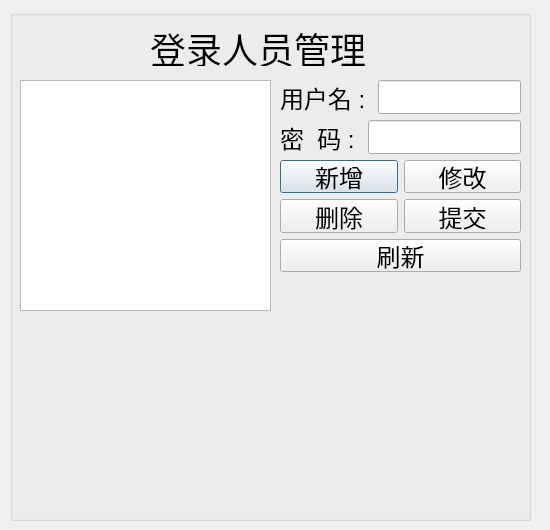
<?xml version="1.0" encoding="UTF-8"?>
<ui version="4.0">
 <class>userDialog</class>
 <widget class="QDialog" name="userDialog">
  <property name="geometry">
   <rect>
    <x>0</x>
    <y>0</y>
    <width>550</width>
    <height>530</height>
   </rect>
  </property>
  <property name="windowTitle">
   <string>Dialog</string>
  </property>
  <widget class="QGroupBox" name="groupBox">
   <property name="geometry">
    <rect>
     <x>10</x>
     <y>10</y>
     <width>521</width>
     <height>511</height>
    </rect>
   </property>
   <property name="title">
    <string/>
   </property>
   <widget class="QLabel" name="label_8">
    <property name="geometry">
     <rect>
      <x>140</x>
      <y>20</y>
      <width>216</width>
      <height>36</height>
     </rect>
    </property>
    <property name="font">
     <font>
      <pointsize>27</pointsize>
     </font>
    </property>
    <property name="text">
     <string>登录人员管理</string>
    </property>
   </widget>
   <widget class="QTableView" name="tableView">
    <property name="geometry">
     <rect>
      <x>10</x>
      <y>70</y>
      <width>251</width>
      <height>231</height>
     </rect>
    </property>
   </widget>
   <widget class="QWidget" name="layoutWidget">
    <property name="geometry">
     <rect>
      <x>270</x>
      <y>70</y>
      <width>241</width>
      <height>192</height>
     </rect>
    </property>
    <layout class="QVBoxLayout" name="verticalLayout">
     <item>
      <layout class="QHBoxLayout" name="horizontalLayout">
       <item>
        <widget class="QLabel" name="label">
         <property name="font">
          <font>
           <pointsize>18</pointsize>
          </font>
         </property>
         <property name="text">
          <string>用户名 : </string>
         </property>
        </widget>
       </item>
       <item>
        <widget class="QLineEdit" name="lineEdit">
         <property name="font">
          <font>
           <pointsize>18</pointsize>
          </font>
         </property>
        </widget>
       </item>
      </layout>
     </item>
     <item>
      <layout class="QHBoxLayout" name="horizontalLayout_2">
       <item>
        <widget class="QLabel" name="label_2">
         <property name="font">
          <font>
           <pointsize>18</pointsize>
          </font>
         </property>
         <property name="text">
          <string>密  码 : </string>
         </property>
        </widget>
       </item>
       <item>
        <widget class="QLineEdit" name="lineEdit_2">
         <property name="font">
          <font>
           <pointsize>18</pointsize>
          </font>
         </property>
        </widget>
       </item>
      </layout>
     </item>
     <item>
      <layout class="QHBoxLayout" name="horizontalLayout_3">
       <item>
        <widget class="QPushButton" name="pushButton">
         <property name="font">
          <font>
           <pointsize>18</pointsize>
          </font>
         </property>
         <property name="text">
          <string>新增</string>
         </property>
        </widget>
       </item>
       <item>
        <widget class="QPushButton" name="pushButton_2">
         <property name="font">
          <font>
           <pointsize>18</pointsize>
          </font>
         </property>
         <property name="text">
          <string>修改</string>
         </property>
        </widget>
       </item>
      </layout>
     </item>
     <item>
      <layout class="QHBoxLayout" name="horizontalLayout_4">
       <item>
        <widget class="QPushButton" name="pushButton_3">
         <property name="font">
          <font>
           <pointsize>18</pointsize>
          </font>
         </property>
         <property name="text">
          <string>删除</string>
         </property>
        </widget>
       </item>
       <item>
        <widget class="QPushButton" name="pushButton_4">
         <property name="font">
          <font>
           <pointsize>18</pointsize>
          </font>
         </property>
         <property name="text">
          <string>提交</string>
         </property>
        </widget>
       </item>
      </layout>
     </item>
     <item>
      <widget class="QPushButton" name="pushButton_5">
       <property name="font">
        <font>
         <pointsize>18</pointsize>
        </font>
       </property>
       <property name="text">
        <string>刷新</string>
       </property>
      </widget>
     </item>
    </layout>
   </widget>
  </widget>
 </widget>
 <resources/>
 <connections/>
</ui>
